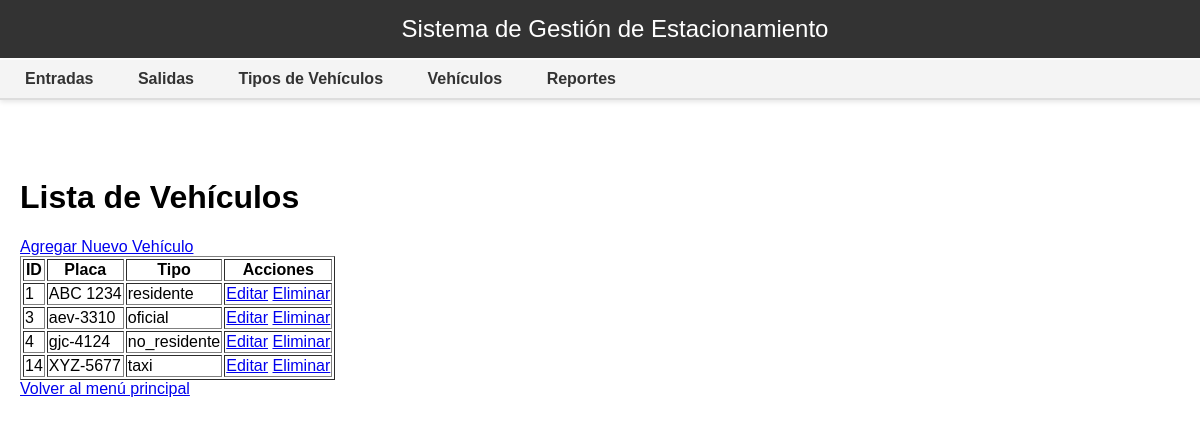
The app's page /?controller=Vehicle&action=index with its own data.
### tables this page shows
CREATE TABLE `vehiculos` (
  `id` int(11) NOT NULL,
  `num_placa` varchar(10) NOT NULL,
  `tipo_vehiculo_id` int(11) DEFAULT NULL
);

CREATE TABLE `tipos_vehiculos` (
  `id` int(11) NOT NULL,
  `tipo` varchar(50) NOT NULL,
  `tarifa_minuto` decimal(10,2) NOT NULL
);

### src/models/VehicleModel.php (called while the page is built, shortened)
<?php
class VehicleModel {
    private $conn;
    public function __construct($conn) {
        $this->conn = $conn;
    }
    public function getAllVehiclesWithType() {
        $query = "
            SELECT v.id, v.num_placa, t.tipo AS tipo_vehiculo
            FROM vehiculos v
            INNER JOIN tipos_vehiculos t ON v.tipo_vehiculo_id = t.id
        ";
        $result = $this->conn->query($query);
        return $result->fetch_all(MYSQLI_ASSOC);
    }
}
?>

### src/views/vehicle_list.php (the view, shortened to what this page needs)
<!DOCTYPE html>
<html lang="es">
<head>
</head>
<body>
    <h1>Lista de Vehículos</h1>
    <a href="index.php?controller=Vehicle&action=add">Agregar Nuevo Vehículo</a>
    <table border="1">
        <thead>
            <tr>
                <th>ID</th>
                <th>Placa</th>
                <th>Tipo</th>
                <th>Acciones</th>
            </tr>
        </thead>
        <tbody>
            <?php if (!empty($vehicles)): ?>
                <?php foreach ($vehicles as $vehicle): ?>
                    <tr>
                        <td><?php echo htmlspecialchars($vehicle['id']); ?></td>
                        <td><?php echo htmlspecialchars($vehicle['num_placa']); ?></td>
                        <td><?php echo htmlspecialchars($vehicle['tipo_vehiculo']); ?></td>
                        <td>
                            <a href="index.php?controller=Vehicle&action=edit&id=<?php echo $vehicle['id']; ?>">Editar</a>
                            <a href="index.php?controller=Vehicle&action=delete&id=<?php echo $vehicle['id']; ?>" onclick="return confirm('¿Estás seguro de que deseas eliminar este vehículo?');">Eliminar</a>
                        </td>
                    </tr>
                <?php endforeach; ?>
            <?php else: ?>
                <tr>
                    <td colspan="4">No hay vehículos disponibles.</td>
                </tr>
            <?php endif; ?>
        </tbody>
    </table>
    <a href="index.php">Volver al menú principal</a>
</body>
</html>

### public/index.php (style rules this page uses)
body { margin: 0; padding: 0; font-family: Arial, sans-serif; }

### records on screen
vehiculos: id "1", num_placa "ABC 1234", tipo_vehiculo.tipo "residente"
vehiculos: id "3", num_placa "aev-3310", tipo_vehiculo.tipo "oficial"
vehiculos: id "4", num_placa "gjc-4124", tipo_vehiculo.tipo "no_residente"
vehiculos: id "14", num_placa "XYZ-5677", tipo_vehiculo.tipo "taxi"

### other values on screen
$item['label'] "Entradas"
$item['label'] "Salidas"
$item['label'] "Tipos de Vehículos"
$item['label'] "Vehículos"
$item['label'] "Reportes"
